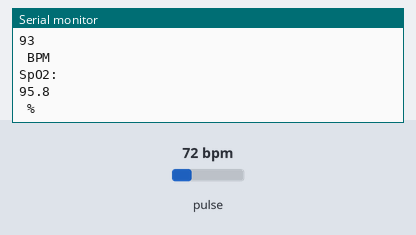
Recording of a sketch running on a simulated ESP32. Parts: the last lines printed to the serial monitor. The inputs (shaded band) are chosen by the test bench; at power-on: pulse 72 bpm.

Above: at 2.2 s.
2.3 s: pulse set to 42 bpm
At 3.6 s:
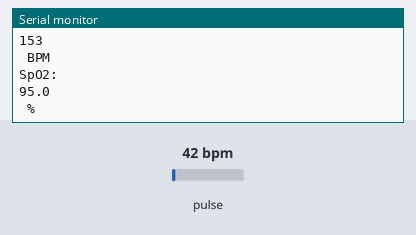
3.8 s: pulse set to 70 bpm
At 6.4 s:
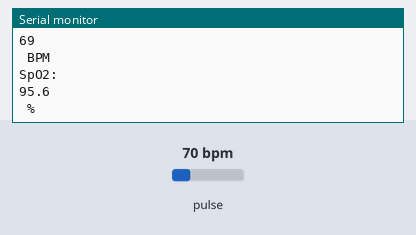
Timing chart, 0 to 7.9 s (numbered marks = the images above; inputs shaded):
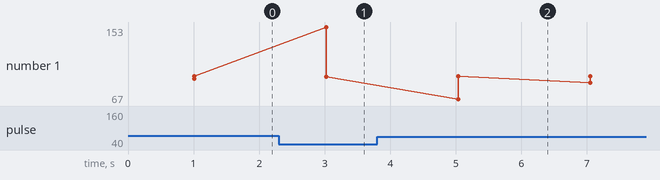

Measured:
- after the input at 2.3 s, the serial monitor: prints a new line after 0.72 s (image 1)
- after the input at 3.8 s, the serial monitor: prints a new line after 1.2 s (image 2)
- plotted number 1: 95.8 → 95 after the input at 2.3 s

The sketch:

MAX30102.ino
```cpp
#include <Wire.h>
#include "MAX30105.h"  // SparkFun MAX3010x library

// MAX30102 settings
#define MAX_SDA 21
#define MAX_SCL 22

// Create TwoWire instance for MAX30102
TwoWire MAXWire = TwoWire(1);

// MAX30102 sensor
MAX30105 particleSensor;

void setup() {
  // Initialize serial for debug (optional)
  Serial.begin(115200);
  Wire.begin(21, 22);

  // Init MAX30102 I2C
  MAXWire.begin(MAX_SDA, MAX_SCL);
  if (!particleSensor.begin(MAXWire, I2C_SPEED_FAST)) {
    while (1)  // halt
      Serial.printf("Sensor didn't begin");
  }

  // Sensor settings
  particleSensor.setup();
  particleSensor.setPulseAmplitudeRed(0x1F);
  particleSensor.setPulseAmplitudeIR(0x1F);
  Serial.printf("Sensor Ready");
  delay(1000);
}

void loop() {
  long redValue = particleSensor.getRed();
  long irValue = particleSensor.getIR();

  // Simulated estimates (use proper algorithm in real use)
  float estimatedHeartRate = (redValue % 100) + 60;
  float estimatedSpO2 = 95.0 + ((irValue % 5) * 0.2);

  Serial.println("HR: ");
  Serial.println((int)estimatedHeartRate);
  Serial.println(" BPM");

  Serial.println("SpO2: ");
  Serial.println(estimatedSpO2, 1);
  Serial.println(" %");

  delay(2000);
}
```
